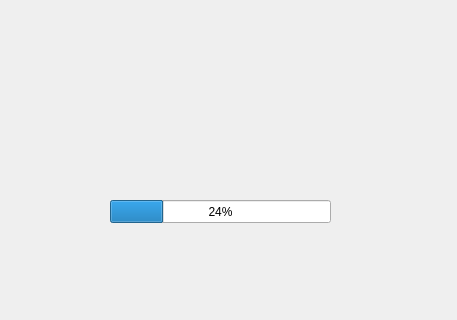
<?xml version="1.0" encoding="UTF-8"?>
<ui version="4.0">
 <class>ProcessWindow</class>
 <widget class="QDialog" name="ProcessWindow">
  <property name="geometry">
   <rect>
    <x>0</x>
    <y>0</y>
    <width>457</width>
    <height>320</height>
   </rect>
  </property>
  <property name="windowTitle">
   <string>Dialog</string>
  </property>
  <widget class="QProgressBar" name="progressBar">
   <property name="geometry">
    <rect>
     <x>110</x>
     <y>200</y>
     <width>221</width>
     <height>23</height>
    </rect>
   </property>
   <property name="value">
    <number>24</number>
   </property>
  </widget>
 </widget>
 <resources/>
 <connections/>
</ui>
